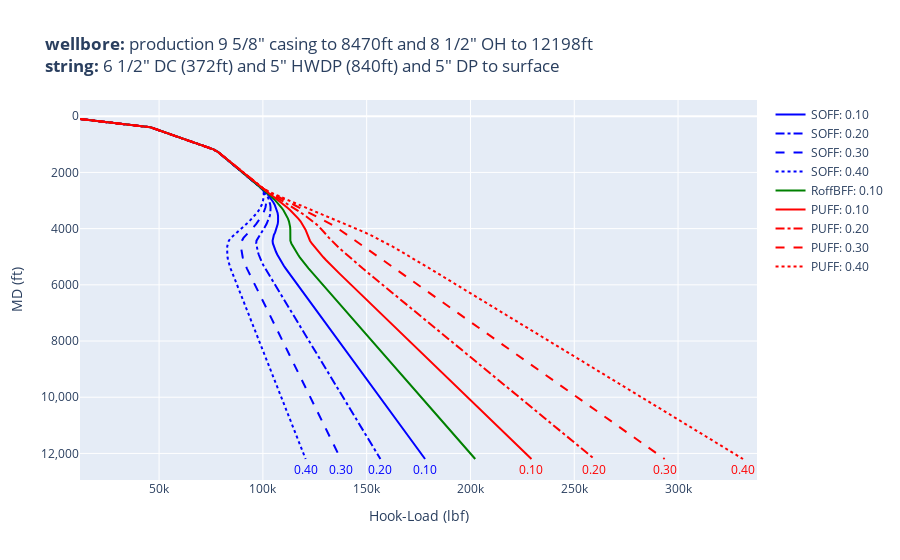

Notebook source saved alongside this figure:
### Code cell
hookload = we.torque_drag.HookLoad(
    survey=survey_example_2, wellbore=wellbore, string=bha,
    fluid_density=11.6 / 8.33, step=30,
    name='8 1/2" Hole Section', ff_range=(0.1, 0.4, 0.1)
)


hookload.figure().show()
